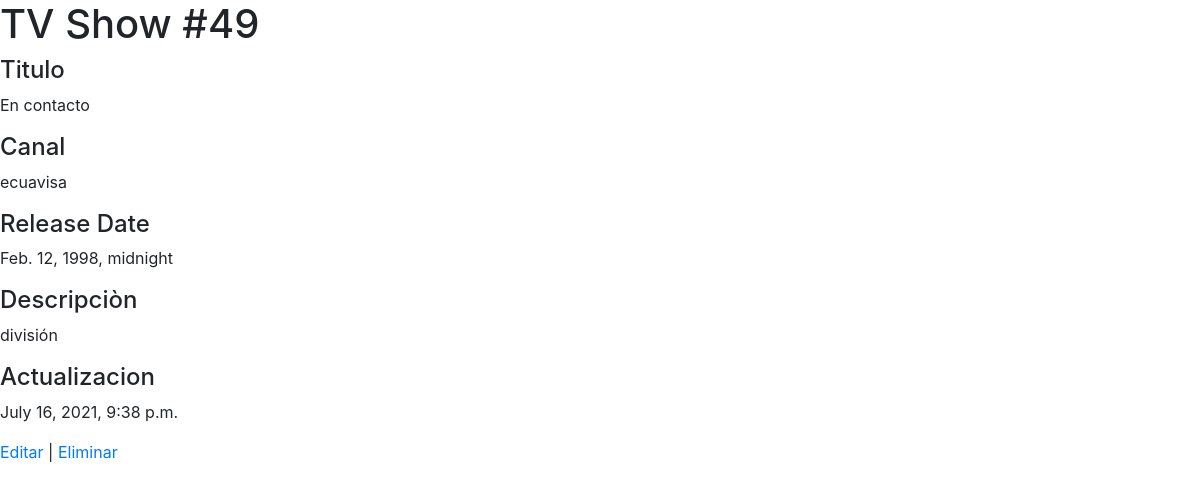
The app's page /shows/49 with its own data.
### restful_tv_app/models.py (models this page shows)
class Show(models.Model):
    title = models.CharField(max_length=50)
    network = models.CharField(max_length=50)
    release_date = models.DateTimeField()
    description = models.TextField()
    created_at = models.DateTimeField(auto_now_add=True)
    updated_at = models.DateTimeField(auto_now=True)
    objects = ShowManager()

### restful_tv_app/views.py (the view)
# urls.py: path('shows/<int:id>', views.show),
def show(request, id):
    one_show =Show.objects.get(id=id)
    context = {
        'show': one_show
    }
    return render(request, 'show.html', context)

### restful_tv_app/templates/show.html (shortened to what this page needs)
<!DOCTYPE html>
<html lang="en">
<head>
    <link href="https://stackpath.bootstrapcdn.com/bootstrap/4.5.0/css/bootstrap.min.css" rel="stylesheet">
    {% load static %}
    <link rel="stylesheet" href="{% static 'css/style.css' %}">
</head>
<body>
    <h1>TV Show #{{ show.id }}</h1>
    <h4>Titulo</h4>
    <p>{{ show.title }}</p>
    <h4>Canal</h4>
    <p>{{ show.network }}</p>
    <h4>Release Date</h4>
    <p>{{ show.release_date }}</p>
    <h4>Descripciòn</h4>
    <p>{{ show.description }}</p>
    <h4>Actualizacion</h4>
    <p>{{ show.updated_at }}</p>
    <a href="/shows/{{ show.id }}/edit">Editar</a> | <a href="/shows/{{ show.id }}/delete">Eliminar</a>
</body>
</html>

### restful_tv_app/static/css/style.css (style rules this page uses)
* { margin: 0px; padding: 0px; }

### records on screen
Show: id "49", title "En contacto", network "ecuavisa", release_date "Feb. 12, 1998, midnight", description "división", updated_at "July 16, 2021, 9:38 p.m."
